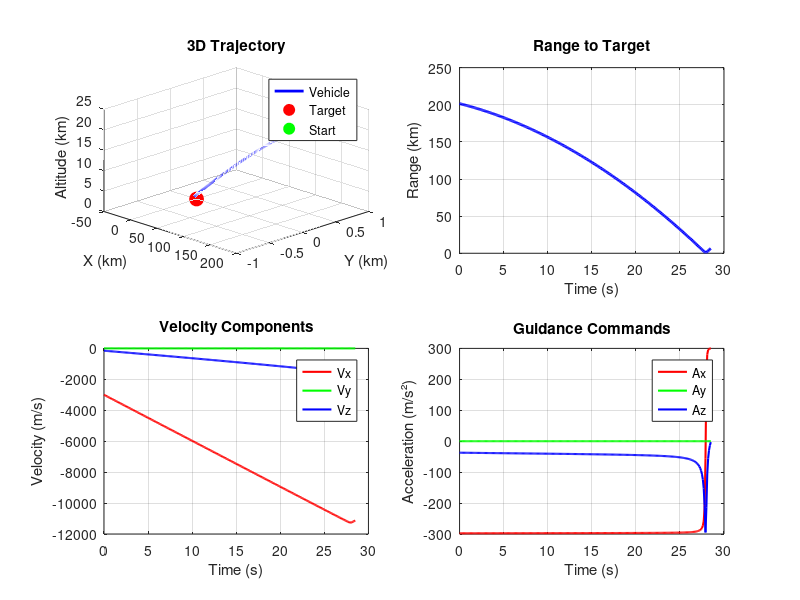

Source code (MATLAB):
%% Simple Hypersonic Guidance Simulation - Clean Start
% Author: James Liu
% A minimal, working hypersonic guidance simulation
% Focus: Get basic guidance working first, then add complexity

clear; close all; clc;

%% Basic Parameters
fprintf('=== Simple Hypersonic Guidance Simulation ===\n');

% Set random seed for repeatable results
rng(42);

% Time parameters
dt = 0.1;           % Time step (s)
t_final = 100;      % Total simulation time (s)
time = 0:dt:t_final;
N = length(time);

% Vehicle initial conditions (realistic scenario)
position = [200000; 0; 25000];       % Start 200km away, 25km altitude
velocity = [-3000; 0; -150];         % Mach 9, proper glide angle
target_position = [0; 0; 0];         % Target at origin

% Vehicle parameters
mass = 1000;                         % kg
reference_area = 0.2;                % m^2

% Storage arrays
pos_history = zeros(3, N);
vel_history = zeros(3, N);
cmd_history = zeros(3, N);
range_history = zeros(1, N);

%% Main Simulation Loop
fprintf('Running simulation...\n');

for k = 1:N
    current_time = time(k);
    
    % Store current state
    pos_history(:, k) = position;
    vel_history(:, k) = velocity;
    
    % Calculate range to target
    relative_position = target_position - position;
    range = norm(relative_position);
    range_history(k) = range;
    
    % Simple guidance: accelerate toward target
    if range > 10  % Continue until close
        los_vector = relative_position / range;  % Unit vector toward target
        guidance_command = 300.0 * los_vector;   % 300 m/s^2 toward target
    else
        guidance_command = [0; 0; 0];           % Stop guidance when close
    end
    
    cmd_history(:, k) = guidance_command;
    
    % Debug output for first 10 steps
    if k <= 10
        fprintf('Step %d: pos=[%.0f %.0f %.0f], range=%.0f, cmd=[%.1f %.1f %.1f]\n', ...
            k, position, range, guidance_command);
    end
    
    % Physics integration (keep it simple)
    if k < N
        % Forces
        gravity = [0; 0; -9.81];
        total_acceleration = guidance_command + gravity;
        
        % Simple Euler integration
        velocity = velocity + total_acceleration * dt;
        position = position + velocity * dt;
        
        % Stop if hit ground
        if position(3) <= 0
            fprintf('Ground impact at t=%.1f s, range=%.1f m\n', current_time, range);
            % Trim arrays
            pos_history = pos_history(:, 1:k);
            vel_history = vel_history(:, 1:k);
            cmd_history = cmd_history(:, 1:k);
            range_history = range_history(1:k);
            time = time(1:k);
            break;
        end
    end
    
    % Progress
    if mod(k, round(N/5)) == 0
        fprintf('Progress: %d%%\n', round(100*k/N));
    end
end

%% Results
final_position = pos_history(:, end);
miss_distance = norm(final_position - target_position);
final_velocity = vel_history(:, end);
final_speed = norm(final_velocity);

fprintf('\n=== RESULTS ===\n');
fprintf('Final position: [%.0f, %.0f, %.0f] m\n', final_position);
fprintf('Miss distance: %.1f m\n', miss_distance);
fprintf('Final speed: %.1f m/s (Mach %.1f)\n', final_speed, final_speed/343);
fprintf('Flight time: %.1f s\n', time(end));

%% Simple Visualization
figure('Name', 'Simple Hypersonic Trajectory', 'Position', [100, 100, 1200, 800]);

% 3D Trajectory
subplot(2, 2, 1);
plot3(pos_history(1, :)/1000, pos_history(2, :)/1000, pos_history(3, :)/1000, ...
      'b-', 'LineWidth', 2);
hold on;
plot3(target_position(1)/1000, target_position(2)/1000, target_position(3)/1000, ...
      'ro', 'MarkerSize', 10, 'MarkerFaceColor', 'r');
plot3(pos_history(1, 1)/1000, pos_history(2, 1)/1000, pos_history(3, 1)/1000, ...
      'go', 'MarkerSize', 8, 'MarkerFaceColor', 'g');
grid on;
xlabel('X (km)'); ylabel('Y (km)'); zlabel('Altitude (km)');
title('3D Trajectory');
legend('Vehicle', 'Target', 'Start');
view(45, 30);

% Range vs Time
subplot(2, 2, 2);
plot(time, range_history/1000, 'b-', 'LineWidth', 2);
grid on;
xlabel('Time (s)'); ylabel('Range (km)');
title('Range to Target');

% Velocity Components
subplot(2, 2, 3);
plot(time, vel_history(1, :), 'r-', 'LineWidth', 1.5);
hold on;
plot(time, vel_history(2, :), 'g-', 'LineWidth', 1.5);
plot(time, vel_history(3, :), 'b-', 'LineWidth', 1.5);
grid on;
xlabel('Time (s)'); ylabel('Velocity (m/s)');
title('Velocity Components');
legend('Vx', 'Vy', 'Vz');

% Guidance Commands
subplot(2, 2, 4);
plot(time, cmd_history(1, :), 'r-', 'LineWidth', 1.5);
hold on;
plot(time, cmd_history(2, :), 'g-', 'LineWidth', 1.5);
plot(time, cmd_history(3, :), 'b-', 'LineWidth', 1.5);
grid on;
xlabel('Time (s)'); ylabel('Acceleration (m/s²)');
title('Guidance Commands');
legend('Ax', 'Ay', 'Az');

%% Success Check
if miss_distance < 1000
    fprintf('\n✅ SUCCESS: Miss distance < 1km - Basic guidance is working!\n');
    fprintf('Next step: Add navigation errors, Kalman filter, etc.\n');
else
    fprintf('\n❌ ISSUE: Miss distance = %.1f m - Need to debug guidance\n', miss_distance);
    fprintf('Check if vehicle trajectory curves toward target in 3D plot\n');
end

fprintf('\nSimulation complete!\n');